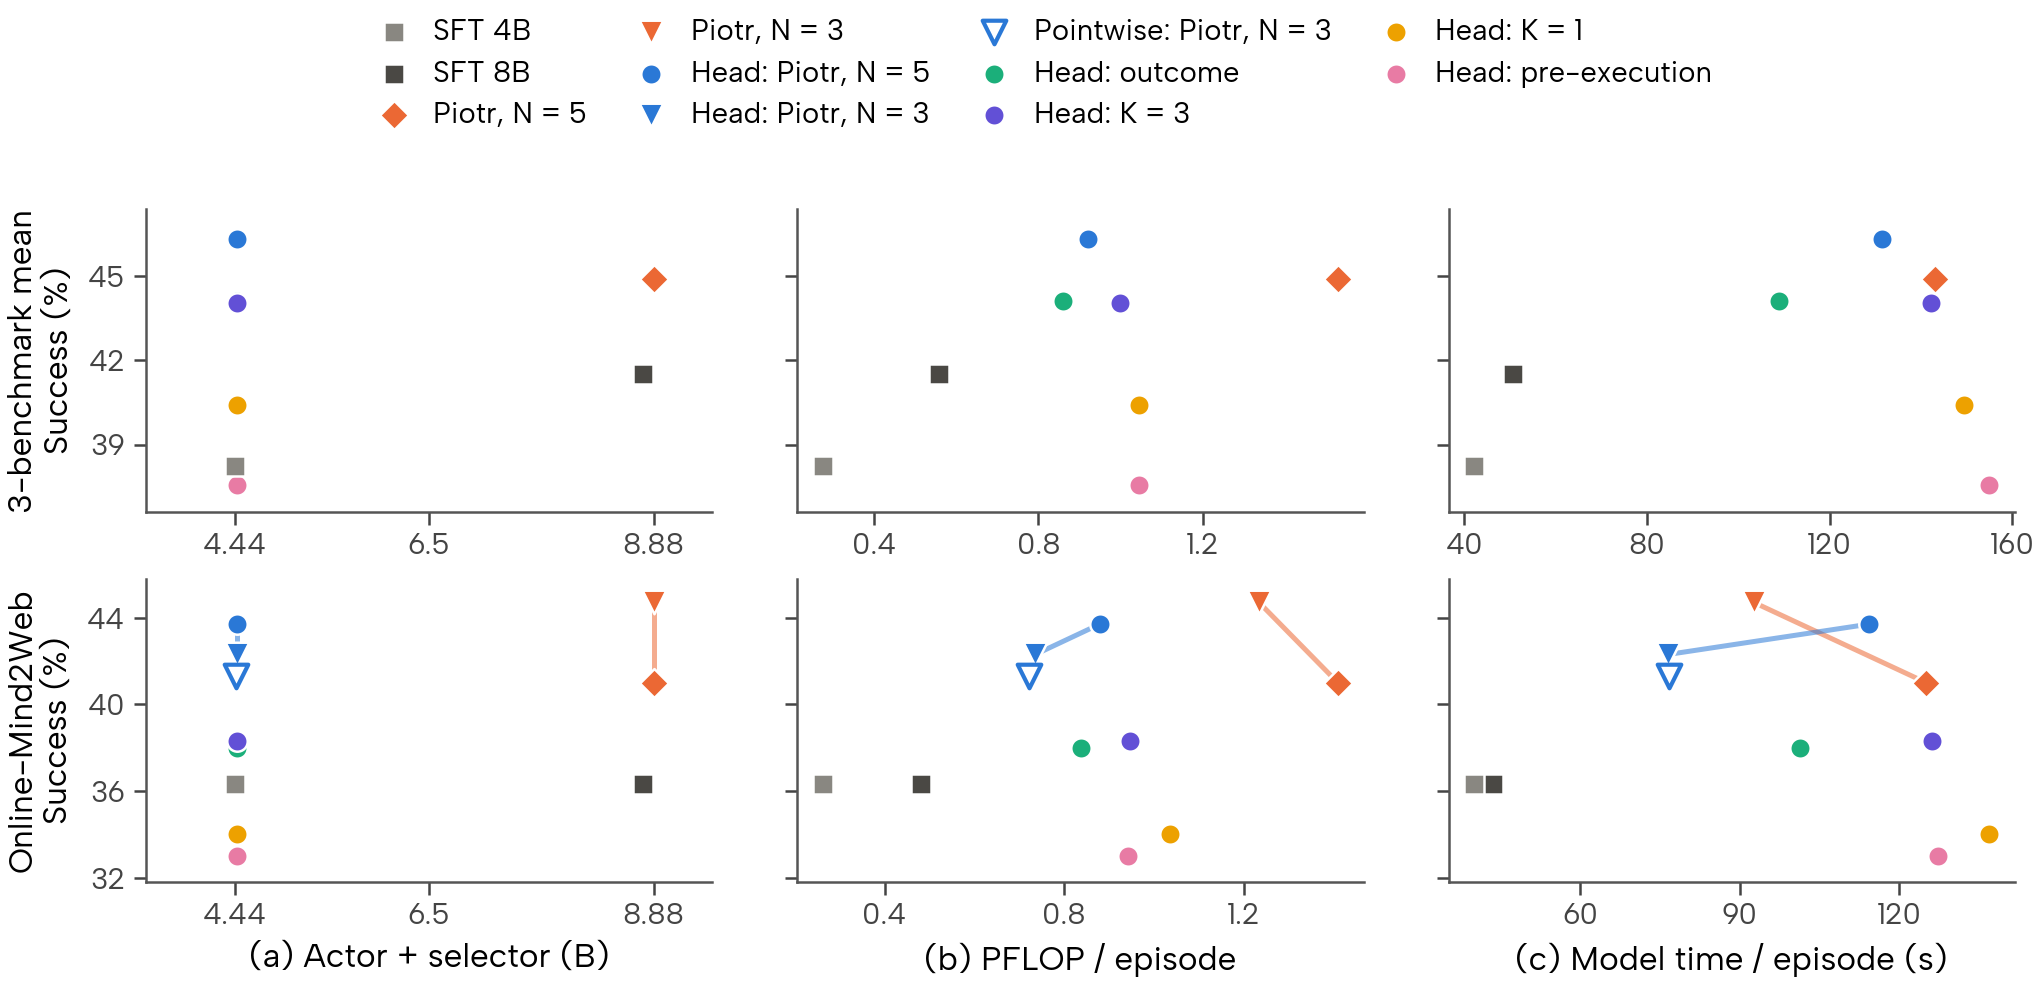

This figure's Python source:
"""Overall success vs parameters, PFLOP per episode and model time per episode (2026-10-21/22). Top row: mean over Online-Mind2Web,
WebVoyager and DeepShop, each benchmark weighted equally (success and per-episode cost alike). Bottom row: Online-Mind2Web 300 only, adding the N = 3 selector runs; lines
join each selector's N = 3 (triangle) and N = 5 runs.
Data: selection-head-sft-actions-full-20261021.json (heads, Piotr, SFT 4B) and selection-n3-sft8b-full-20261021.json
(SFT 8B, N = 3 runs)."""
import json
import os
from pathlib import Path
os.environ.setdefault("MPLCONFIGDIR", "/tmp/openwebrl-selection-matplotlib")
import matplotlib
matplotlib.use("Agg")
import matplotlib.pyplot as plt
# Shared paper typography, including bundled Albert Sans fonts.
import sys as _paper_sys
from pathlib import Path as _PaperPath
_paper_sys.path.insert(0, str(next(p for p in _PaperPath(__file__).resolve().parents
                                if (p / "paper_plot_style.py").is_file())))
import paper_plot_style as _paper_style

from matplotlib.ticker import MaxNLocator

HERE = Path(__file__).parent
full = json.loads((HERE / "selection-head-sft-actions-full-20261021.json").read_text())["rows"]
new = json.loads((HERE / "selection-n3-sft8b-full-20261021.json").read_text())["rows"]
HEAD, POINT = 4.44e9 + 22.6e6, 4.44e9 + 16.8e6
methods = [  # label, (source, id), params, color, marker, hollow
    ("SFT 4B, 1 sample", ("full", "SFT1"), 4.44e9, "#898781", "s", False),
    ("SFT 8B, 1 sample", ("new", "sft8b"), 8.77e9, "#4a4844", "s", False),
    ("Piotr SelectionARM", ("full", "Piotr"), 8.88e9, "#eb6834", "D", False),
    ("Piotr SelectionARM, N = 3", ("new", "piotr3"), 8.88e9, "#eb6834", "v", False),
    ("Head, Piotr's data", ("full", "Head, Piotr's data (GPT-5.5)"), HEAD, "#2a78d6", "o", False),
    ("Head, Piotr's data, N = 3", ("new", "head3-755d4cd49137"), HEAD, "#2a78d6", "v", False),
    ("Pointwise head, Piotr's data, N = 3", ("new", "head3-26c57559ccb4"), POINT, "#2a78d6", "v", True),
    ("Head, outcome labels", ("full", "Head, Observed outcome, 1,380 SFT states"), HEAD, "#1baf7a", "o", False),
    ("Head, K3 labels", ("full", "Head, Lookahead K3, 1,380 SFT states"), HEAD, "#6250d6", "o", False),
    ("Head, K1 labels", ("full", "Head, Lookahead K1, 1,380 SFT states"), HEAD, "#eda100", "o", False),
    ("Head, pre-execution labels", ("full", "Head, Pre-execution, 1,380 SFT states"), HEAD, "#e87ba4", "o", False),
]
links = [("Piotr SelectionARM", "Piotr SelectionARM, N = 3", "#eb6834"), ("Head, Piotr's data", "Head, Piotr's data, N = 3", "#2a78d6")]


BENCH = ("online_mind2web", "webvoyager", "deepshop")


def one(src, bench):
    s, key = src
    rows = full if s == "full" else new
    r = next((r for r in rows if r.get("condition" if s == "full" else "key") == key and r["benchmark"] == bench), None)
    return r and dict(overall=r["overall"], pflop=r["pflop_per_step"] * r["steps_per_episode"],
                      seconds=r["decision_seconds_mean"] * r["decisions"] / r["tasks"])


def row(src, bench):
    if bench != "mean":
        return one(src, bench)
    rs = [one(src, b) for b in BENCH]
    return None if None in rs else {k: sum(r[k] for r in rs) / 3 for k in rs[0]}


def x_of(r, p, k):
    return p / 1e9 if k == "params" else r[k]


cols = [("params", "Actor + selector (B)"), ("pflop", "PFLOP / episode"), ("seconds", "Model time / episode (s)")]
plt.rcParams.update({"font.family": "Albert Sans", "font.size": 8,
                     "xtick.labelsize": 7, "ytick.labelsize": 7,
                     "axes.labelpad": 3, "axes.spines.top": False, "axes.spines.right": False,
                     "svg.fonttype": "none", "pdf.fonttype": 42, "savefig.facecolor": "white"})
fig, axes = plt.subplots(2, 3, figsize=(7, 3.35), sharey="row")
for ax_row, bench, ylabel in ((axes[0], "mean", "3-benchmark mean\nSuccess (%)"),
                              (axes[1], "online_mind2web", "Online-Mind2Web\nSuccess (%)")):
    pts = {m[0]: (row(m[1], bench), m[2]) for m in methods}
    for ax, (k, xlabel) in zip(ax_row, cols):
        for a, b, color in links:
            if pts[a][0] and pts[b][0]:
                ax.plot([x_of(*pts[a], k), x_of(*pts[b], k)], [pts[a][0]["overall"], pts[b][0]["overall"]], color=color,
                        linewidth=1.2, alpha=0.55, zorder=2)
        for label, src, p, color, marker, hollow in methods:
            r = pts[label][0]
            if r is None:
                continue
            ax.scatter(x_of(r, p, k), r["overall"], s=32 if marker == "v" else 24, marker=marker, zorder=4 if label.startswith("SFT 4B") else 3,
                       facecolor="white" if hollow else color, edgecolor=color if hollow else "white", linewidth=1.0 if hollow else 0.6,
                       label=label)
        ax.grid(False, which="both")
        ax.xaxis.set_major_locator(MaxNLocator(nbins=4))
        ax.yaxis.set_major_locator(MaxNLocator(nbins=4, integer=True))
        ax.tick_params(colors="#444444", length=3, width=0.6, pad=2)
        for spine in ax.spines.values():
            spine.set_color("#555555")
            spine.set_linewidth(0.6)
    ax_row[0].set_ylabel(ylabel); ax_row[0].set_xlim(3.5, 9.5)
    ax_row[0].set_xticks([4.44, 6.5, 8.88], ["4.44", "6.5", "8.88"])
axes[0, 0].set_ylim(36.6, 47.4)
axes[1, 0].set_ylim(31.8, 45.8)
for letter, ax, (_, xlabel) in zip("abc", axes[1], cols):
    ax.set_xlabel(f"({letter}) {xlabel}")
handles, labels = axes[1, 0].get_legend_handles_labels()
short_labels = ["SFT 4B", "SFT 8B", "Piotr, N = 5", "Piotr, N = 3",
                "Head: Piotr, N = 5", "Head: Piotr, N = 3", "Pointwise: Piotr, N = 3",
                "Head: outcome", "Head: K = 3", "Head: K = 1", "Head: pre-execution"]
fig.legend(handles, short_labels, loc="upper center", ncol=4, frameon=False,
           bbox_to_anchor=(0.52, 1.005), fontsize=7,
           handletextpad=0.35, columnspacing=1.2, labelspacing=0.5)
fig.subplots_adjust(left=0.095, right=0.985, bottom=0.12, top=0.79, hspace=0.22, wspace=0.15)
for ext in ("png", "svg", "pdf"):
    path = HERE / f"selection-head-labels-vs-cost-20261021.{ext}"
    fig.savefig(path, dpi=300, bbox_inches="tight", pad_inches=0.025)
    if ext == "svg":
        path.write_text("\n".join(line.rstrip() for line in path.read_text().splitlines()) + "\n")
plt.close(fig)
